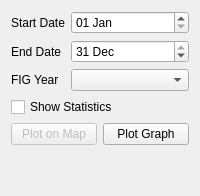
         <widget class="QWidget" name="ignitionTab">
          <attribute name="title">
           <string>Fire Ignitions</string>
          </attribute>
          <layout class="QVBoxLayout" name="verticalLayout_3">
           <item>
            <layout class="QFormLayout" name="formLayout_2">
             <property name="fieldGrowthPolicy">
              <enum>QFormLayout::AllNonFixedFieldsGrow</enum>
             </property>
             <item row="0" column="0">
              <widget class="QLabel" name="label_3">
               <property name="text">
                <string>Start Date</string>
               </property>
              </widget>
             </item>
             <item row="0" column="1">
              <widget class="QDateEdit" name="figStartDate">
               <property name="accelerated">
                <bool>true</bool>
               </property>
               <property name="displayFormat">
                <string>dd MMM</string>
               </property>
              </widget>
             </item>
             <item row="1" column="0">
              <widget class="QLabel" name="label_2">
               <property name="text">
                <string>End Date</string>
               </property>
              </widget>
             </item>
             <item row="1" column="1">
              <widget class="QDateEdit" name="figEndDate">
               <property name="accelerated">
                <bool>true</bool>
               </property>
               <property name="displayFormat">
                <string>dd MMM</string>
               </property>
               <property name="date">
                <date>
                 <year>2000</year>
                 <month>12</month>
                 <day>31</day>
                </date>
               </property>
              </widget>
             </item>
             <item row="2" column="0">
              <widget class="QLabel" name="label">
               <property name="text">
                <string>FIG Year</string>
               </property>
              </widget>
             </item>
             <item row="2" column="1">
              <widget class="QComboBox" name="figYearCombo"/>
             </item>
            </layout>
           </item>
           <item>
            <widget class="QCheckBox" name="showStatsCheckBox">
             <property name="text">
              <string>Show Statistics</string>
             </property>
            </widget>
           </item>
           <item>
            <layout class="QHBoxLayout" name="horizontalLayout_4">
             <item>
              <widget class="QPushButton" name="figPlotMapButton">
               <property name="enabled">
                <bool>false</bool>
               </property>
               <property name="text">
                <string>Plot on Map</string>
               </property>
              </widget>
             </item>
             <item>
              <widget class="QPushButton" name="figPlotGraphButton">
               <property name="text">
                <string>Plot Graph</string>
               </property>
              </widget>
             </item>
            </layout>
           </item>
           <item>
            <spacer name="verticalSpacer_4">
             <property name="orientation">
              <enum>Qt::Vertical</enum>
             </property>
             <property name="sizeHint" stdset="0">
              <size>
               <width>20</width>
               <height>40</height>
              </size>
             </property>
            </spacer>
           </item>
          </layout>
         </widget>
